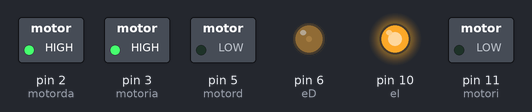
Bench run of a sketch on a simulated Arduino Uno, built with avr-gcc and run on an emulated ATmega328P. Shown: switched loads named in the sketch (green lamp = pin HIGH), output pins drawn as LEDs (lit = HIGH).

Above: at 0.1 s.
Timing chart, 0 to 1.6 s (numbered marks = the images above):
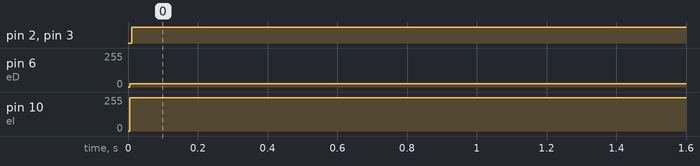

Measured:
- by itself, pin 2 (motorda), pin 3 (motoria): LOW → HIGH at 0.01 s
- by itself, pin 6 (eD): 0/255 → 25/255 at 0.01 s
- by itself, pin 10 (eI): 0/255 → 250/255 at 0.01 s

The sketch:

motores.ino
```cpp
int motori=11; /*motor derecha hacia atras*/
int motord=5;/*motor izquierda hacia atras*/
int motoria=3;/*motor derecha hacia delante*/
int motorda=2;/*motor izquierda hacia delante*/
int eD=6; /* pin enable del puente H para el motor derecho*/
int eI=10; /* pin enable para el motor izquierdo */
/* el pin 7 del enable del izquierdo ahora esta en el 10 porque es PWM */
void setup()
{
  pinMode(motord,OUTPUT);
  pinMode(motorda,OUTPUT);
  pinMode(motori,OUTPUT);
  pinMode(motoria,OUTPUT);

  pinMode(eD,OUTPUT);
  pinMode(eI,OUTPUT);
  digitalWrite(eD,HIGH);
  digitalWrite(eI,HIGH);
}
void loop()
{

  delay(5);
  adelante();
  delay(2000);
  //atras();
  //delay(2000);
  //derecha();
  //delay(2000);
  //izquierda();
  //delay(2000);
  //parar();
  //delay(5000);

}
void adelante()
{
analogWrite(eD,25); /* Menos de 20 no se mueve y suena raro */
analogWrite(eI,250);
digitalWrite(motord,LOW);
digitalWrite(motori,LOW);
delay(5);
digitalWrite(motorda,HIGH);
digitalWrite(motoria,HIGH);

}
void atras()
{
digitalWrite(eD,LOW);
digitalWrite(eI,LOW);
delay(5);
analogWrite(eD,80); /* Menos de 20 no se mueve y suena raro */
analogWrite(eI,80);
digitalWrite(motorda,LOW);
digitalWrite(motoria,LOW);
delay(5);
digitalWrite(motord,HIGH);
digitalWrite(motori,HIGH);


}

void derecha()
{
digitalWrite(eD,LOW);
digitalWrite(eI,LOW);
delay(5);
analogWrite(eD,80); /* Menos de 20 no se mueve y suena raro */
analogWrite(eI,80);
digitalWrite(motorda,LOW);
digitalWrite(motori,LOW);
delay(5);
digitalWrite(motord,LOW);
digitalWrite(motoria,HIGH);
}

void izquierda()
{
digitalWrite(eD,LOW);
digitalWrite(eI,LOW);
delay(5);
analogWrite(eD,80); /* Menos de 20 no se mueve y suena raro */
analogWrite(eI,80);
digitalWrite(motord,LOW);
digitalWrite(motoria,LOW);
delay(5);
digitalWrite(motorda,HIGH);
digitalWrite(motori,LOW);
}

void parar()
{
analogWrite(eD,0);
analogWrite(eI,0);

}
```
